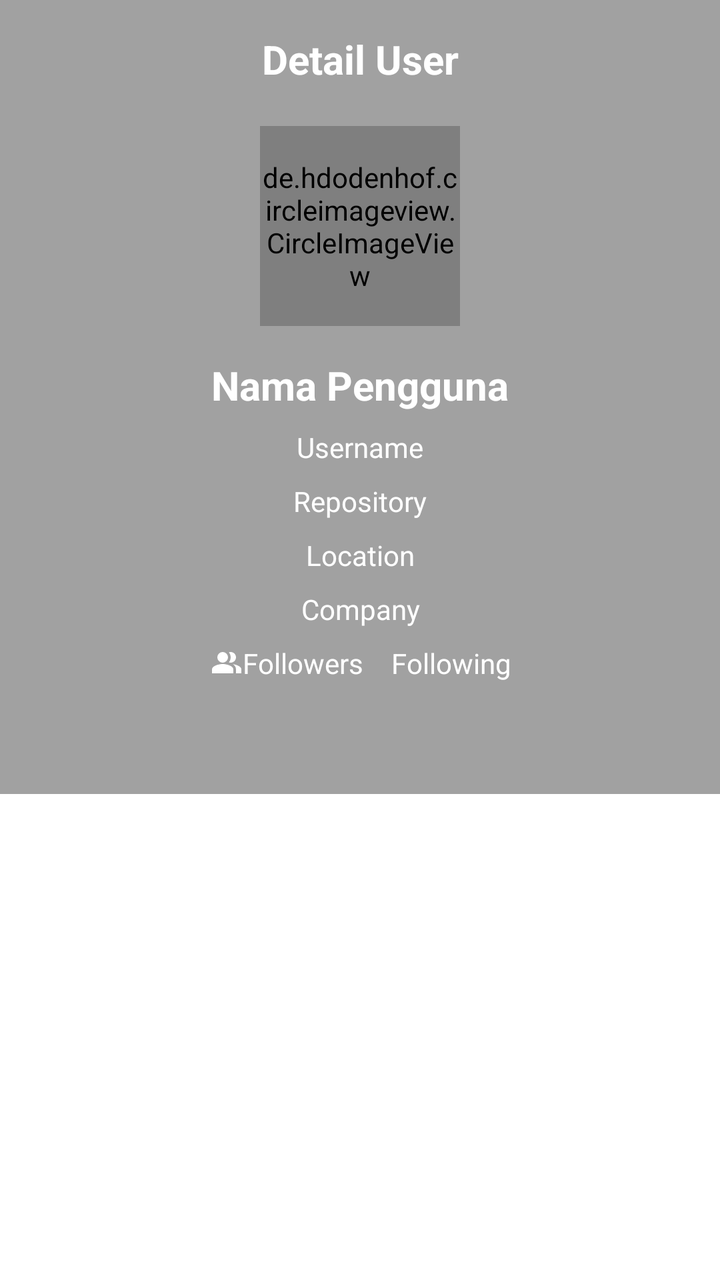
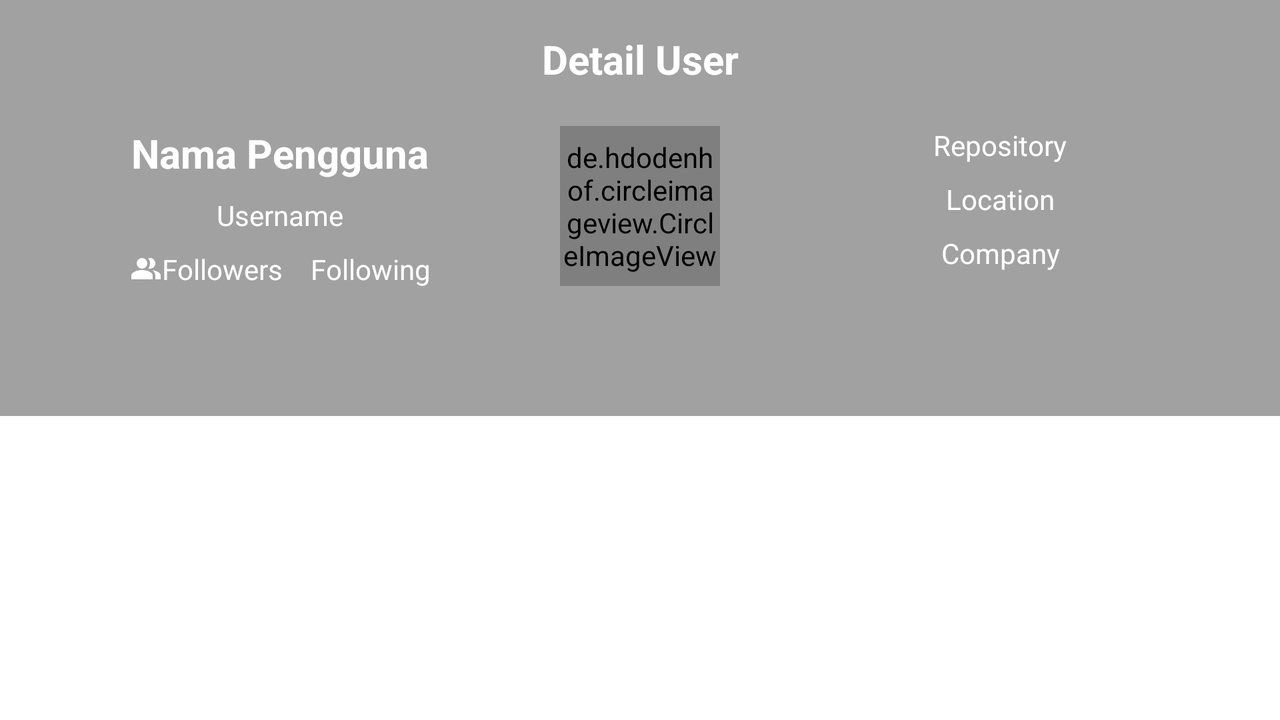

First picture: res/layout/ on a phone held upright. Second picture: the repository's own variant of that layout, on a device whose configuration matches the variant's folder. Source for both follows.
<!-- AndroidManifest.xml: activity theme Theme.GithubUserAPI_NoActionBar -->
<!-- res/layout/activity_detail_user.xml -->
<?xml version="1.0" encoding="utf-8"?>
<androidx.constraintlayout.widget.ConstraintLayout xmlns:android="http://schemas.android.com/apk/res/android"
    xmlns:app="http://schemas.android.com/apk/res-auto"
    xmlns:tools="http://schemas.android.com/tools"
    android:layout_width="match_parent"
    android:layout_height="match_parent"
    android:background="@color/greywhite"
    tools:context=".ui.detail.DetailUserActivity">

    <de.hdodenhof.circleimageview.CircleImageView
        android:id="@+id/img_pp"
        android:layout_width="100dp"
        android:layout_height="100dp"
        android:layout_marginTop="20dp"
        app:layout_constraintEnd_toEndOf="parent"
        app:layout_constraintStart_toStartOf="parent"
        app:layout_constraintTop_toBottomOf="@id/title"
        tools:src="@tools:sample/avatars"/>

    <ImageView
        android:id="@+id/back"
        android:layout_width="30dp"
        android:layout_height="30dp"
        android:layout_marginTop="12dp"
        android:layout_marginStart="12dp"
        android:contentDescription="@string/btnback"
        android:src="@drawable/ic_back"
        app:layout_constraintStart_toStartOf="parent"
        app:layout_constraintTop_toTopOf="parent" />

    <ToggleButton
        android:id="@+id/btn_fav"
        android:layout_width="60dp"
        android:layout_height="60dp"
        android:layout_marginEnd="24dp"
        android:layout_marginBottom="24dp"
        android:background="@drawable/ic_background"
        android:contentDescription="@string/save_fav"
        android:focusable="false"
        android:foreground="@drawable/toggle_favorite"
        android:textOff=""
        android:textOn=""
        app:layout_constraintBottom_toBottomOf="parent"
        app:layout_constraintEnd_toEndOf="parent" />

    <TextView
        android:id="@+id/txt_name"
        android:layout_width="wrap_content"
        android:layout_height="wrap_content"
        android:layout_marginTop="16dp"
        tools:text="Nama Pengguna"
        android:textColor="@color/white"
        android:textSize="20sp"
        android:textStyle="bold"
        app:layout_constraintEnd_toEndOf="@id/img_pp"
        app:layout_constraintStart_toStartOf="@id/img_pp"
        app:layout_constraintTop_toBottomOf="@id/img_pp" />

    <TextView
        android:id="@+id/title"
        android:layout_width="wrap_content"
        android:layout_height="wrap_content"
        android:textColor="@color/white"
        android:textSize="20sp"
        android:textStyle="bold"
        android:layout_marginTop="16dp"
        app:layout_constraintEnd_toEndOf="parent"
        app:layout_constraintStart_toStartOf="parent"
        app:layout_constraintTop_toTopOf="parent"
        android:text="@string/detail_act" />

    <TextView
        android:id="@+id/txt_uname"
        android:layout_width="wrap_content"
        android:layout_height="wrap_content"
        android:layout_marginTop="8dp"
        tools:text="Username"
        android:textColor="@color/white"
        app:layout_constraintTop_toBottomOf="@+id/txt_name"
        app:layout_constraintEnd_toEndOf="@+id/txt_name"
        app:layout_constraintStart_toStartOf="@+id/txt_name" />

    <TextView
        android:id="@+id/txt_repo"
        android:layout_width="wrap_content"
        android:layout_height="wrap_content"
        android:layout_marginTop="8dp"
        tools:text="Repository"
        android:textColor="@color/white"
        app:layout_constraintTop_toBottomOf="@+id/txt_uname"
        app:layout_constraintEnd_toEndOf="@+id/txt_uname"
        app:layout_constraintStart_toStartOf="@+id/txt_uname" />

    <TextView
        android:id="@+id/txt_loc"
        android:layout_width="wrap_content"
        android:layout_height="wrap_content"
        android:layout_marginTop="8dp"
        tools:text="Location"
        android:textColor="@color/white"
        app:layout_constraintTop_toBottomOf="@+id/txt_repo"
        app:layout_constraintEnd_toEndOf="@+id/txt_repo"
        app:layout_constraintStart_toStartOf="@+id/txt_repo" />

    <TextView
        android:id="@+id/txt_comp"
        android:layout_width="wrap_content"
        android:layout_height="wrap_content"
        android:layout_marginTop="8dp"
        tools:text="Company"
        android:textColor="@color/white"
        app:layout_constraintTop_toBottomOf="@+id/txt_loc"
        app:layout_constraintEnd_toEndOf="@+id/txt_loc"
        app:layout_constraintStart_toStartOf="@+id/txt_loc" />


    <LinearLayout
        android:id="@+id/linearLayout"
        android:layout_width="wrap_content"
        android:layout_height="wrap_content"
        android:layout_marginTop="8dp"
        android:orientation="horizontal"
        app:layout_constraintEnd_toEndOf="@id/txt_comp"
        app:layout_constraintStart_toStartOf="@id/txt_comp"
        app:layout_constraintTop_toBottomOf="@id/txt_comp">

        <TextView
            android:id="@+id/txt_followers"
            android:layout_width="wrap_content"
            android:layout_height="wrap_content"
            android:layout_gravity="center_vertical"
            android:layout_marginEnd="14dp"
            android:textColor="@color/white"
            android:textSize="14sp"
            app:drawableStartCompat="@drawable/ic_people"
            tools:text="Followers" />

        <TextView
            android:id="@+id/txt_following"
            android:layout_width="wrap_content"
            android:layout_height="wrap_content"
            android:layout_gravity="center_vertical"
            android:textColor="@color/white"
            android:textSize="14sp"
            tools:text="Following" />

    </LinearLayout>

    <com.google.android.material.tabs.TabLayout
        android:id="@+id/tab"
        android:layout_width="0dp"
        android:layout_height="wrap_content"
        android:layout_marginTop="8dp"
        android:background="@color/greywhite"
        android:contentDescription="@string/tab"
        app:layout_constraintEnd_toEndOf="parent"
        app:layout_constraintStart_toStartOf="parent"
        app:layout_constraintTop_toBottomOf="@+id/linearLayout"
        app:tabIndicatorColor="@color/white"
        app:tabSelectedTextColor="@color/white" />

    <androidx.viewpager.widget.ViewPager
        android:id="@+id/view_pager"
        android:layout_width="0dp"
        android:layout_height="0dp"
        android:background="@color/white"
        android:contentDescription="@string/viewpager"
        app:layout_constraintBottom_toBottomOf="parent"
        app:layout_constraintEnd_toEndOf="parent"
        app:layout_constraintStart_toStartOf="parent"
        app:layout_constraintTop_toBottomOf="@+id/tab"/>

</androidx.constraintlayout.widget.ConstraintLayout>
<!-- resources referenced by this layout -->
<resources>
  <color name="greywhite">#A1A1A1</color>
  <color name="white">#FFFFFFFF</color>
  <!-- drawable ic_people (drawable) -->
  <vector xmlns:android="http://schemas.android.com/apk/res/android"
      android:width="16dp"
      android:height="16dp"
      android:viewportWidth="24"
      android:viewportHeight="24"
      android:tint="#FFFFFF">
    <path
        android:fillColor="@android:color/white"
        android:pathData="M16.67,13.13C18.04,14.06 19,15.32 19,17v3h4v-3C23,14.82 19.43,13.53 16.67,13.13z"
        android:fillType="evenOdd"/>
    <path
        android:fillColor="@android:color/white"
        android:pathData="M9,8m-4,0a4,4 0,1 1,8 0a4,4 0,1 1,-8 0"
        android:fillType="evenOdd"/>
    <path
        android:fillColor="@android:color/white"
        android:pathData="M15,12c2.21,0 4,-1.79 4,-4c0,-2.21 -1.79,-4 -4,-4c-0.47,0 -0.91,0.1 -1.33,0.24C14.5,5.27 15,6.58 15,8s-0.5,2.73 -1.33,3.76C14.09,11.9 14.53,12 15,12z"
        android:fillType="evenOdd"/>
    <path
        android:fillColor="@android:color/white"
        android:pathData="M9,13c-2.67,0 -8,1.34 -8,4v3h16v-3C17,14.34 11.67,13 9,13z"
        android:fillType="evenOdd"/>
  </vector>
  <!-- drawable toggle_favorite (drawable) -->
  <?xml version="1.0" encoding="utf-8"?>
  <selector xmlns:android="http://schemas.android.com/apk/res/android">
  
      <item
          android:drawable="@drawable/ic_favorite_red"
          android:state_checked="true" />
      <item
          android:drawable="@drawable/ic_favorite_white"
          android:state_checked="false"/>
  </selector>
  <string name="btnback">Back Button</string>
  <string name="detail_act">Detail User</string>
  <string name="save_fav">Make Favorite ?</string>
  <string name="tab">Tab Layout</string>
  <string name="viewpager">View Pager</string>
  <style name="Theme.GithubUserAPI_NoActionBar" parent="Theme.AppCompat.Light.NoActionBar">
          
          <item name="colorPrimary">@color/grey</item>
          <item name="colorPrimaryDark">@color/grey</item>
          <item name="colorAccent">@color/greywhite</item>
          
      </style>
  <color name="grey">#505050</color>
</resources>
<!-- res/layout-land/activity_detail_user.xml (the repository's variant of the layout above) -->
<!-- drawn on the phone turned sideways -->
<?xml version="1.0" encoding="utf-8"?>
<androidx.constraintlayout.widget.ConstraintLayout xmlns:android="http://schemas.android.com/apk/res/android"
    xmlns:app="http://schemas.android.com/apk/res-auto"
    xmlns:tools="http://schemas.android.com/tools"
    android:layout_width="match_parent"
    android:layout_height="match_parent"
    android:background="@color/greywhite"
    tools:context=".ui.detail.DetailUserActivity">

    <de.hdodenhof.circleimageview.CircleImageView
        android:id="@+id/img_pp"
        android:layout_width="80dp"
        android:layout_height="80dp"
        android:layout_marginTop="20dp"
        app:layout_constraintEnd_toEndOf="parent"
        app:layout_constraintStart_toStartOf="parent"
        app:layout_constraintTop_toBottomOf="@id/title"
        tools:src="@tools:sample/avatars"/>

    <ImageView
        android:id="@+id/back"
        android:layout_width="30dp"
        android:layout_height="30dp"
        android:layout_marginTop="12dp"
        android:layout_marginStart="12dp"
        android:contentDescription="@string/btnback"
        android:src="@drawable/ic_back"
        app:layout_constraintStart_toStartOf="parent"
        app:layout_constraintTop_toTopOf="parent" />

    <ToggleButton
        android:id="@+id/btn_fav"
        android:layout_width="48dp"
        android:layout_height="48dp"
        android:background="@drawable/toggle_favorite"
        android:contentDescription="@string/save_fav"
        android:focusable="false"
        android:src="@drawable/ic_favorite_white"
        android:textOff=""
        android:textOn=""
        android:layout_marginTop="8dp"
        android:layout_marginEnd="8dp"
        app:layout_constraintEnd_toEndOf="parent"
        app:layout_constraintTop_toTopOf="parent" />

    <TextView
        android:id="@+id/txt_name"
        android:layout_width="wrap_content"
        android:layout_height="wrap_content"
        android:textColor="@color/white"
        android:textSize="20sp"
        android:textStyle="bold"
        app:layout_constraintEnd_toStartOf="@+id/img_pp"
        app:layout_constraintStart_toStartOf="parent"
        app:layout_constraintTop_toTopOf="@+id/img_pp"
        tools:text="Nama Pengguna" />

    <TextView
        android:id="@+id/title"
        android:layout_width="wrap_content"
        android:layout_height="wrap_content"
        android:textColor="@color/white"
        android:textSize="20sp"
        android:textStyle="bold"
        android:layout_marginTop="16dp"
        app:layout_constraintEnd_toEndOf="parent"
        app:layout_constraintStart_toStartOf="parent"
        app:layout_constraintTop_toTopOf="parent"
        android:text="@string/detail_act" />

    <TextView
        android:id="@+id/txt_uname"
        android:layout_width="wrap_content"
        android:layout_height="wrap_content"
        android:layout_marginTop="8dp"
        tools:text="Username"
        android:textColor="@color/white"
        app:layout_constraintTop_toBottomOf="@+id/txt_name"
        app:layout_constraintEnd_toEndOf="@+id/txt_name"
        app:layout_constraintStart_toStartOf="@+id/txt_name" />

    <TextView
        android:id="@+id/txt_repo"
        android:layout_width="wrap_content"
        android:layout_height="wrap_content"
        android:textColor="@color/white"
        app:layout_constraintEnd_toEndOf="parent"
        app:layout_constraintStart_toEndOf="@+id/img_pp"
        app:layout_constraintTop_toTopOf="@+id/img_pp"
        tools:text="Repository" />

    <TextView
        android:id="@+id/txt_loc"
        android:layout_width="wrap_content"
        android:layout_height="wrap_content"
        android:layout_marginTop="8dp"
        tools:text="Location"
        android:textColor="@color/white"
        app:layout_constraintTop_toBottomOf="@+id/txt_repo"
        app:layout_constraintEnd_toEndOf="@+id/txt_repo"
        app:layout_constraintStart_toStartOf="@+id/txt_repo" />

    <TextView
        android:id="@+id/txt_comp"
        android:layout_width="wrap_content"
        android:layout_height="wrap_content"
        android:layout_marginTop="8dp"
        tools:text="Company"
        android:textColor="@color/white"
        app:layout_constraintTop_toBottomOf="@+id/txt_loc"
        app:layout_constraintEnd_toEndOf="@+id/txt_loc"
        app:layout_constraintStart_toStartOf="@+id/txt_loc" />

    <LinearLayout
        android:id="@+id/linearLayout"
        android:layout_width="wrap_content"
        android:layout_height="wrap_content"
        android:layout_marginTop="8dp"
        android:orientation="horizontal"
        app:layout_constraintEnd_toEndOf="@id/txt_uname"
        app:layout_constraintStart_toStartOf="@id/txt_uname"
        app:layout_constraintTop_toBottomOf="@id/txt_uname">

        <TextView
            android:id="@+id/txt_followers"
            android:layout_width="wrap_content"
            android:layout_height="wrap_content"
            android:layout_gravity="center_vertical"
            android:layout_marginEnd="14dp"
            android:textColor="@color/white"
            android:textSize="14sp"
            app:drawableStartCompat="@drawable/ic_people"
            tools:text="Followers" />

        <TextView
            android:id="@+id/txt_following"
            android:layout_width="wrap_content"
            android:layout_height="wrap_content"
            android:layout_gravity="center_vertical"
            android:textColor="@color/white"
            android:textSize="14sp"
            tools:text="Following" />

    </LinearLayout>

    <com.google.android.material.tabs.TabLayout
        android:id="@+id/tab"
        android:layout_width="0dp"
        android:layout_height="wrap_content"
        android:layout_marginTop="16dp"
        app:tabSelectedTextColor="@color/white"
        app:tabIndicatorColor="@color/white"
        android:background="@color/greywhite"
        app:layout_constraintEnd_toEndOf="parent"
        app:layout_constraintStart_toStartOf="parent"
        app:layout_constraintTop_toBottomOf="@+id/linearLayout" />

    <androidx.viewpager.widget.ViewPager
        android:id="@+id/view_pager"
        android:layout_width="0dp"
        android:layout_height="0dp"
        android:background="@color/white"
        app:layout_constraintBottom_toBottomOf="parent"
        app:layout_constraintEnd_toEndOf="parent"
        app:layout_constraintStart_toStartOf="parent"
        app:layout_constraintTop_toBottomOf="@+id/tab" />

</androidx.constraintlayout.widget.ConstraintLayout>
<!-- resources referenced by the variant -->
<!-- as the phone turned sideways resolves them -->
<resources>
  <color name="greywhite">#A1A1A1</color>
  <color name="white">#FFFFFFFF</color>
  <!-- drawable ic_people (drawable) -->
  <vector xmlns:android="http://schemas.android.com/apk/res/android"
      android:width="16dp"
      android:height="16dp"
      android:viewportWidth="24"
      android:viewportHeight="24"
      android:tint="#FFFFFF">
    <path
        android:fillColor="@android:color/white"
        android:pathData="M16.67,13.13C18.04,14.06 19,15.32 19,17v3h4v-3C23,14.82 19.43,13.53 16.67,13.13z"
        android:fillType="evenOdd"/>
    <path
        android:fillColor="@android:color/white"
        android:pathData="M9,8m-4,0a4,4 0,1 1,8 0a4,4 0,1 1,-8 0"
        android:fillType="evenOdd"/>
    <path
        android:fillColor="@android:color/white"
        android:pathData="M15,12c2.21,0 4,-1.79 4,-4c0,-2.21 -1.79,-4 -4,-4c-0.47,0 -0.91,0.1 -1.33,0.24C14.5,5.27 15,6.58 15,8s-0.5,2.73 -1.33,3.76C14.09,11.9 14.53,12 15,12z"
        android:fillType="evenOdd"/>
    <path
        android:fillColor="@android:color/white"
        android:pathData="M9,13c-2.67,0 -8,1.34 -8,4v3h16v-3C17,14.34 11.67,13 9,13z"
        android:fillType="evenOdd"/>
  </vector>
  <!-- drawable toggle_favorite (drawable) -->
  <?xml version="1.0" encoding="utf-8"?>
  <selector xmlns:android="http://schemas.android.com/apk/res/android">
  
      <item
          android:drawable="@drawable/ic_favorite_red"
          android:state_checked="true" />
      <item
          android:drawable="@drawable/ic_favorite_white"
          android:state_checked="false"/>
  </selector>
  <string name="btnback">Back Button</string>
  <string name="detail_act">Detail User</string>
  <string name="save_fav">Make Favorite ?</string>
  <style name="Theme.GithubUserAPI_NoActionBar" parent="Theme.AppCompat.Light.NoActionBar">
          
          <item name="colorPrimary">@color/grey</item>
          <item name="colorPrimaryDark">@color/grey</item>
          <item name="colorAccent">@color/greywhite</item>
          
      </style>
  <color name="grey">#505050</color>
</resources>
